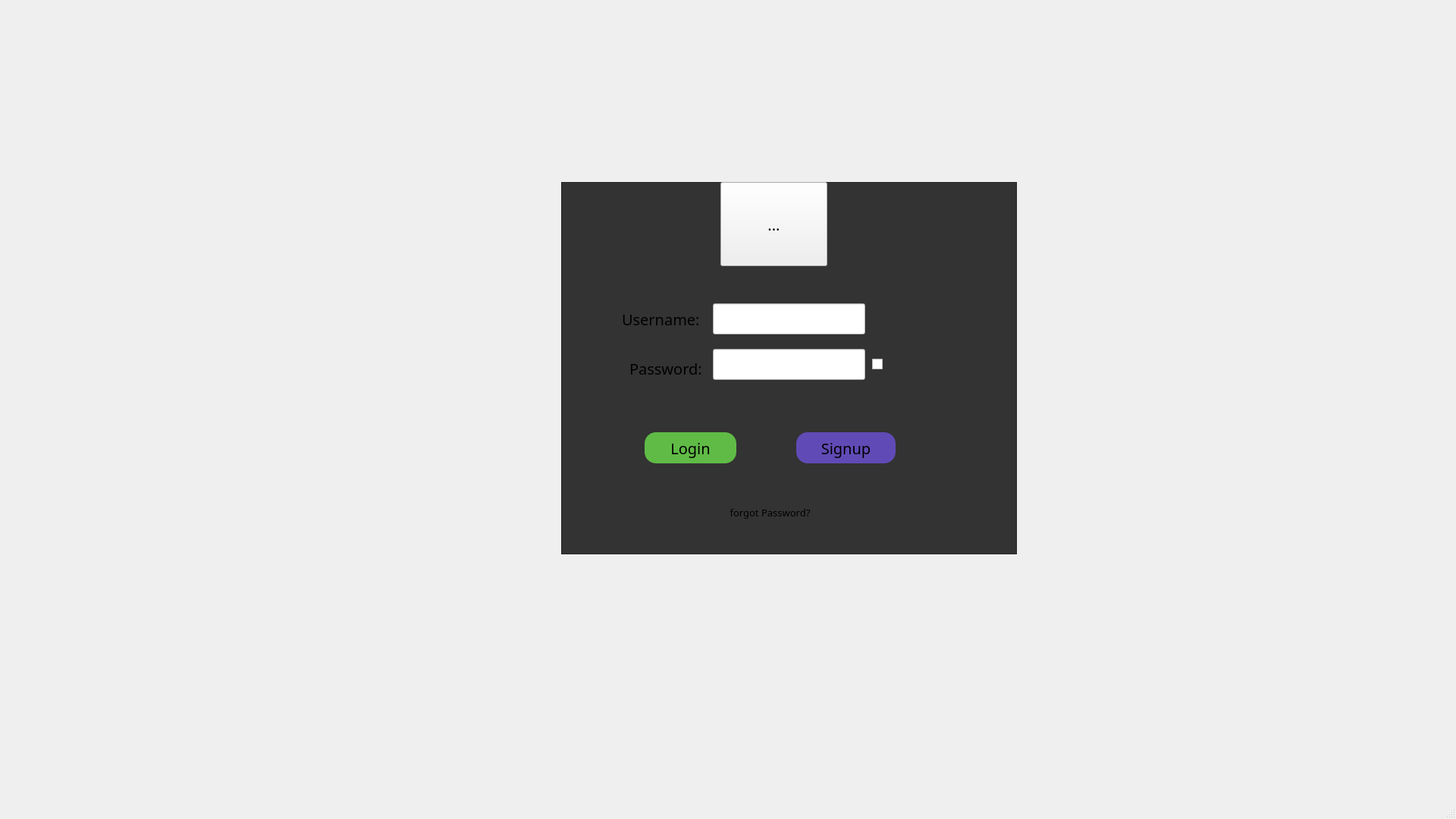
<?xml version="1.0" encoding="UTF-8"?>
<ui version="4.0">
 <class>MainWindow</class>
 <widget class="QMainWindow" name="MainWindow">
  <property name="geometry">
   <rect>
    <x>0</x>
    <y>0</y>
    <width>1920</width>
    <height>1080</height>
   </rect>
  </property>
  <property name="minimumSize">
   <size>
    <width>1920</width>
    <height>1080</height>
   </size>
  </property>
  <property name="windowTitle">
   <string>MainWindow</string>
  </property>
  <property name="styleSheet">
   <string notr="true">*{
	font-family:century gothic;
	font-size:20px;
}
QFrame{
	background:#333
}
QPushButton#Login{
	background:#60BB46;
	border-radius:15px;

}
QPushButton#Signup{
	background:#604BB6;
	border-radius:15px;

}
QPushButton#Forgot{

	border-radius:15px;
	font-size:13px

}
QPushButton#Signup:pressed,#Login:pressed{
	padding-left:5px;
	padding-top:5px;
	background-color:rgba(105, 118, 132, 200);

}
QPushButton#Login:hover{
background-color:#357a36;
}
QPushButton#Signup:hover{
background-color:#6A0DAD;
}
QPushButton#Forgot:hover{
 transition: 0.9s;

font-size:16px;
}
QPushButton#Forgot:pressed{
	padding-top:10px;
}
</string>
  </property>
  <widget class="QWidget" name="centralwidget">
   <widget class="QFrame" name="frame">
    <property name="geometry">
     <rect>
      <x>740</x>
      <y>240</y>
      <width>601</width>
      <height>491</height>
     </rect>
    </property>
    <property name="frameShape">
     <enum>QFrame::StyledPanel</enum>
    </property>
    <property name="frameShadow">
     <enum>QFrame::Raised</enum>
    </property>
    <widget class="QLabel" name="label">
     <property name="geometry">
      <rect>
       <x>80</x>
       <y>160</y>
       <width>101</width>
       <height>41</height>
      </rect>
     </property>
     <property name="text">
      <string>Username:</string>
     </property>
    </widget>
    <widget class="QToolButton" name="toolButton">
     <property name="geometry">
      <rect>
       <x>210</x>
       <y>0</y>
       <width>141</width>
       <height>111</height>
      </rect>
     </property>
     <property name="text">
      <string>...</string>
     </property>
    </widget>
    <widget class="QPushButton" name="Login">
     <property name="geometry">
      <rect>
       <x>110</x>
       <y>330</y>
       <width>121</width>
       <height>41</height>
      </rect>
     </property>
     <property name="text">
      <string>Login</string>
     </property>
    </widget>
    <widget class="QPushButton" name="Signup">
     <property name="geometry">
      <rect>
       <x>310</x>
       <y>330</y>
       <width>131</width>
       <height>41</height>
      </rect>
     </property>
     <property name="text">
      <string>Signup</string>
     </property>
    </widget>
    <widget class="QLineEdit" name="lineEdit">
     <property name="geometry">
      <rect>
       <x>200</x>
       <y>160</y>
       <width>201</width>
       <height>41</height>
      </rect>
     </property>
    </widget>
    <widget class="QLabel" name="label_2">
     <property name="geometry">
      <rect>
       <x>90</x>
       <y>230</y>
       <width>101</width>
       <height>31</height>
      </rect>
     </property>
     <property name="text">
      <string>Password:</string>
     </property>
    </widget>
    <widget class="QPushButton" name="Forgot">
     <property name="geometry">
      <rect>
       <x>200</x>
       <y>420</y>
       <width>151</width>
       <height>31</height>
      </rect>
     </property>
     <property name="text">
      <string>forgot Password?</string>
     </property>
    </widget>
    <widget class="QLineEdit" name="lineEdit_2">
     <property name="geometry">
      <rect>
       <x>200</x>
       <y>220</y>
       <width>201</width>
       <height>41</height>
      </rect>
     </property>
    </widget>
    <widget class="QCheckBox" name="checkBox">
     <property name="geometry">
      <rect>
       <x>410</x>
       <y>220</y>
       <width>91</width>
       <height>41</height>
      </rect>
     </property>
     <property name="text">
      <string/>
     </property>
    </widget>
   </widget>
  </widget>
  <widget class="QMenuBar" name="menubar">
   <property name="geometry">
    <rect>
     <x>0</x>
     <y>0</y>
     <width>1920</width>
     <height>28</height>
    </rect>
   </property>
  </widget>
  <widget class="QStatusBar" name="statusbar"/>
 </widget>
 <resources/>
 <connections/>
</ui>
